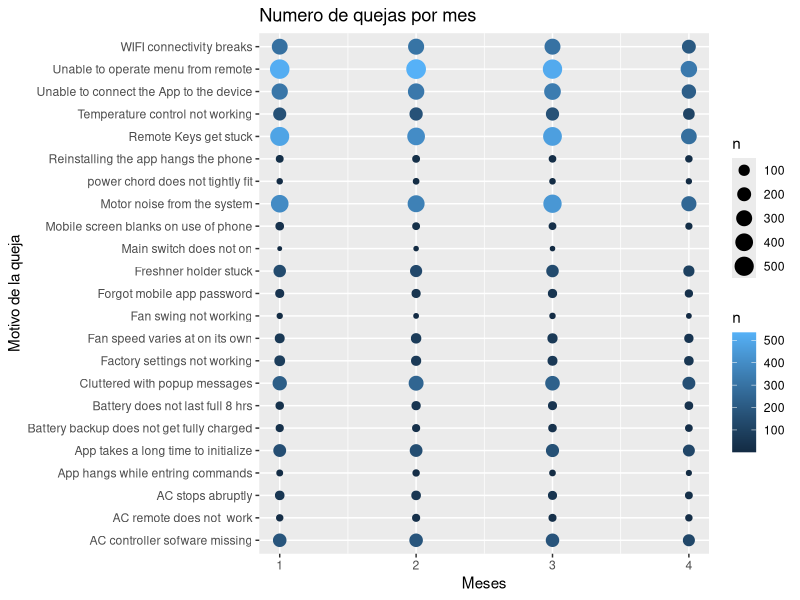
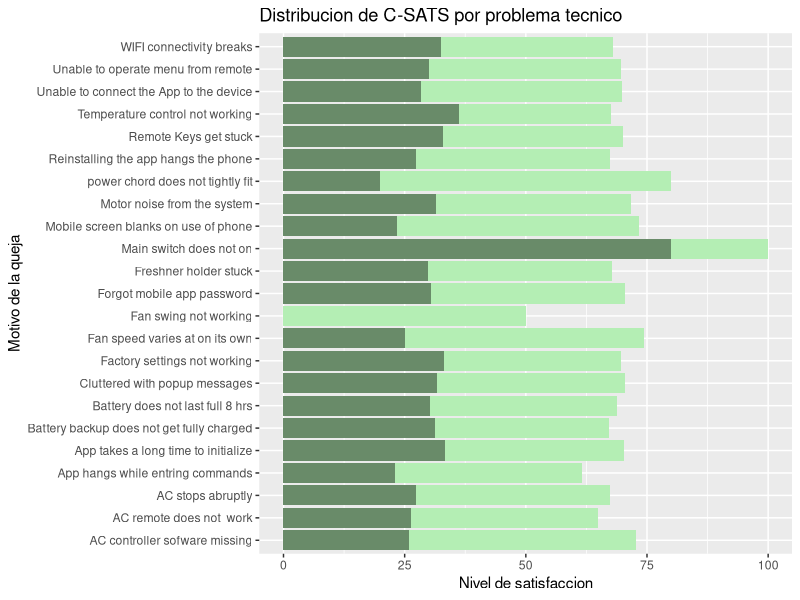
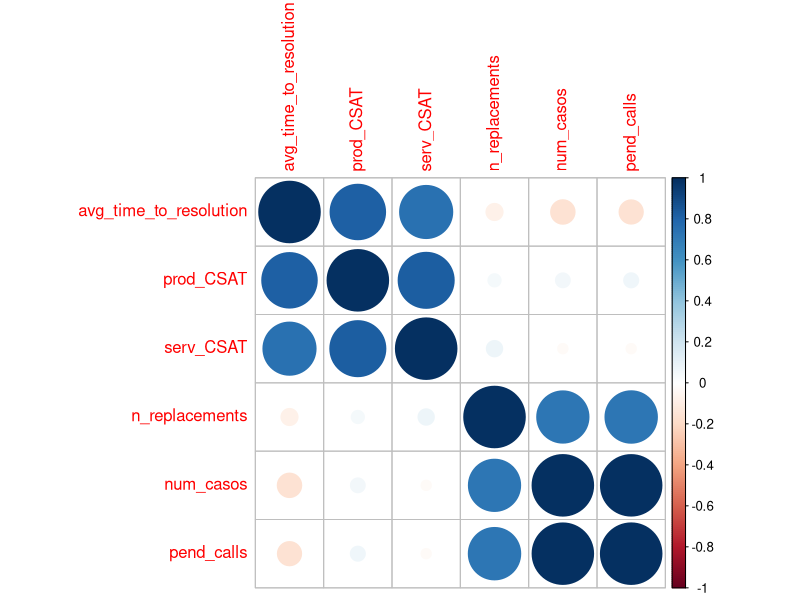
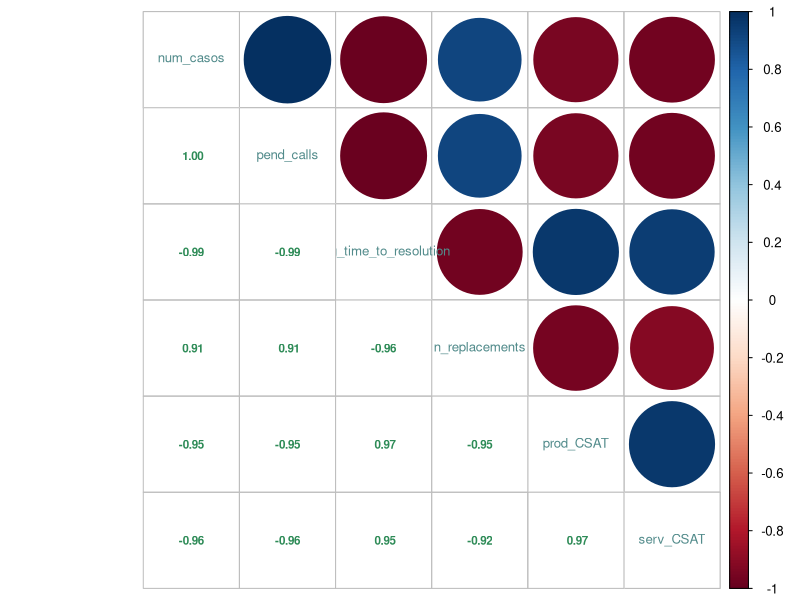

Here is the R script that generated these plots, in order: (Note: this script raises an error after producing the figures.)
# MÓDULO IV - SATISFACCIÓN DEL CONSUMIDOR CRM - CSAT
#* MARIANA BENJUMEA PALACIO - 930

#En este ejercicio estaremos trabajando con data típica que uno puede extraer del modulo de Support Service
#de un CRM sobre los problemas que se reportan con el producto o servicio
#Y contiene una encuesta de satisfaccion tanto para el producto como para el servicio brindado por el equipo de custome support

#Para completar el ejercicio deberan cargar las siguientes librerias: tidyverse, corrplot, psych
library(tidyverse)
library(corrplot)
library(psych)
library(ggplot2)
library(lubridate)

#PISTA: Las librerias de corrplot y psych fueron utilizadas en el ejercicio de Percepcion de Marca. 
#Pueden revisar ese script como referencia para esta tarea


#** PASO 1 **
#Cargamos el dataset "data_CRM.csv" eliminando columna 1 que es innecesaria
getwd()
setwd("C:/Users/marib/OneDrive/Documentos/EAE/Customer Analytics/Modulo 4")
data_CRM <- read.csv("data_CRM.csv", header = T, sep = ",")
data_CRM <- select(data_CRM, -X)


#Inspecciones en dataset con summary, describe y head para comprender la información que contiene, entender missing values en las columnas
summary(data_CRM)
head(data_CRM)
tail(data_CRM)
describe(data_CRM)
colnames(data_CRM)
str(data_CRM)

data_CRM$create_date<- data_CRM$create_date %>%
  as.Date("%Y-%m-%d")
str(data_CRM$create_date)
data_CRM$month <- month(data_CRM$create_date)
#* Analizo la data y descubro que la estructura de la columna create_date es tipo character, 
#* así que la convierto en tipo fecha y creo una columna mes para agrupar los datos por mes

complaint <- data.frame(table(data_CRM$complaint_reason)); complaint
#* Creo un nuevo data frame en el que reuno las 23 razones de queja encontradas en la data
#* inicial y su frecuncia de recurrencia


#Realicen un plot para entender la distribución de las quejas a lo largo del período, 
#selecciondo el tipo de gráfico más óptimo para representar la data
complaint_mes <- data_CRM %>% 
  select(month, complaint_reason) %>% 
  group_by(month) %>% 
  count(complaint_reason)

Grafico1 <- ggplot(complaint_mes, aes(x = month, y = complaint_reason))+  
  geom_point(aes(size = n, color = n)) +  
  labs(title = "Numero de quejas por mes", x = "Meses", y = "Motivo de la queja"); Grafico1 
#* Extraigo las columnas que me interesan para poder graficar comodamente que son:
#* month, complaint_reason y con esta data me cuenta el número de veces que se repite
#* una queja en cada mes



#** PASO 2 **
#El dataset presenta todos los casos de los usuarios que han contactado con Customer Support en el período enero-abril 2020
#Pero nos interesa hacer el análisis sobre complaint_reason, por lo cual es necesario crear un nuevo dataset, 
#agrupar los datos por complaint_reason y realizar las siguientes operaciones para las columnas relevantes: 
data_CRM2 <- data_CRM %>% 
  group_by(complaint_reason)


#generar una columna que cuente la cantidad de llamadas para cada tipo de complaint_reason llamada "num_casos"
data_CRM2 <- data_CRM %>% 
  group_by(complaint_reason) %>%
  summarise(num_casos = length(complaint_reason))


#generar una columna que cuente la cantidad de llamadas pendientes para cada tipo de complaint_reason contando la cantidad de "y" llamada pend_calls
data_CRM2 <- data_CRM %>% 
  group_by(complaint_reason) %>%
  summarise(num_casos = length(complaint_reason),
            pend_calls = sum(pending_call == 'y'))


#calcular el promedio de time_to_resolution_min para cada tipo de complaint_reason en una columna nueva llamada avg_time_to_resolution
data_CRM2 <- data_CRM %>% 
  group_by(complaint_reason) %>%
  summarise(num_casos = length(complaint_reason),
            pend_calls = sum(pending_call == "y"),
            avg_time_to_resolution = mean(time_to_resolution_min))
  

#generar una columna que cuente la cantidad de need_replace para cada tipo de complaint_reason contando la cantidad de "TRUE" llamada n_replacements
data_CRM2 <- data_CRM %>% 
  group_by(complaint_reason) %>%
  summarise(num_casos = length(complaint_reason),
            pend_calls = sum(pending_call == "y"),
            avg_time_to_resolution = mean(time_to_resolution_min),
            n_replacements = sum(need_replace == TRUE))


#generar una nueva columna que calcule el Prod_CSAT para cada tipo de complaint_reason en una columna nueva llamada Prod_CSAT
data_CRM$prodCSAT1[data_CRM$ProdCSAT == "4" | data_CRM$ProdCSAT =="5"] <- 1
data_CRM$servCSAT1[data_CRM$ServCSAT == "4" | data_CRM$ServCSAT =="5"] <- 1
#* Creo 2 nuevas columnas al interior de nuestro dataframe inicial, donde evaluo  el producto
#* y el servicio del CSAT, para que todo los datos sean iguales a 4 o 5 con el fin de calcular 
#* y crear las nuevas columnas necesarias para el CSAT

data_CRM2 <- data_CRM %>% 
  group_by(complaint_reason) %>%
  summarise(num_casos = length(complaint_reason),
            pend_calls = sum(pending_call == "y"),
            avg_time_to_resolution = mean(time_to_resolution_min),
            n_replacements = sum(need_replace == TRUE),
            prod_CSAT=((sum(prodCSAT1, na.rm = T)/sum(ProdCSAT>0, na.rm = T))*100))


#generar una nueva columna que calcule el Serv_CSAT para cada tipo de complaint_reason en una columna nueva llamada Serv_CSAT
data_CRM2 <- data_CRM %>% 
  group_by(complaint_reason) %>%
  summarise(num_casos = length(complaint_reason),
            pend_calls = sum(pending_call == "y"),
            avg_time_to_resolution = mean(time_to_resolution_min),
            n_replacements = sum(need_replace == TRUE),
            prod_CSAT = ((sum(prodCSAT1, na.rm = T) / sum(ProdCSAT > 0, na.rm = T))*100),
            serv_CSAT = ((sum(servCSAT1, na.rm = T) / sum(ServCSAT > 0, na.rm = T))*100))


#De esta forma el dataset nuevo debe contener las siguientes columnas: complaint_reason, num_casos, pend_calls, 
#avg_time_to_resolution, n_replacements, Prod_CSAT, Serv_CSAT
view(data_CRM2)
colnames(data_CRM2)
unique(data_CRM2)



#** PASO 3 **
#Seleccionar un plot idoneo para poder realizar una comparativa de C-SATs para cada problema técnico
#Justificar la selección de dicho plot brevemente
Grafico2 <- ggplot(data_CRM2)+ 
  geom_col(aes(x=serv_CSAT, y=complaint_reason), fill = "darkseagreen2") + 
  geom_col(aes(x=prod_CSAT, y=complaint_reason), fill = "darkseagreen4") + 
  xlab("Nivel de satisfaccion") + 
  ylab("Motivo de la queja") + 
  ggtitle("Distribucion de C-SATS por problema tecnico"); Grafico2 
#* Use un grafico de columnas porque es la forma mas facil de poder visualizar los motivos de 
#* las quejas y lograr diferenciar por colores el nivel de satisfaccion de los clientes 



#** PASO 4 **
#Realizar una correlación entre las variables numéricas y analizar si existen correlaciones fuertes entre
#alguna de las variables presentadas. 
#las funciones de correlación poseen un argumento llamado use que permite excluir los NA para que el computo sea
#posible. Para ello incluyan como argumento use = "complete.obs" ya que por default es use = "everything" 
#¿La columna de Serv_CSAT muestra correlaciones con alguna otra columna?
correlacion <- cor(data_CRM2[,2:7])
Grafico3 <- corrplot(correlacion, order = "hclust", use = "complete.obs")
#* Las correlaciones fuertes que se pueden apreciar son: serv_csat con prod_csat; serv_csar~tiempo_promedio_resolucion;
#* numero de caso~n_reemplazo; pend_call~n_reemplazo; serv_cssat~prod_csat

#* Otras correlaciones que existe  al interior de los datos son:
#* variables las cuales tambien son positivas  y altas:
#* Num_casos y replacemente
#* Num_casos y pendind call
#* pendind call y replacement
#* Time to resolution y prod_csat

cor(data_CRM2$avg_time_to_resolution, data_CRM2$serv_CSAT,use = "complete.obs")
#* Existe una correlacion de 0.75 (74%) entre las variables de tiempo de resolucion 
#* y satisfaccion del servicio

cor(data_CRM2$num_casos, data_CRM2$serv_CSAT,use = "complete.obs")
#* Existe una correlacion negativa de -0.02 (2%) entre las variables de numero de casos 
#* y satisfaccion del servicio


#Inspeccionen la funcion cor.test para entender su funcionamiento y apliquenla sobre aquellas correlaciones
#que ustedes opinaron anteriormente que tienen correlación con la columna de Serv_CSAT para verificar si su hipotesis es correcta
#IMPORTANTE: pueden explorar los diferentes métodos, pero el que utilizamos de forma genérica es pearson
##a su vez es importante que comprendan y utilicen el argumento exact con lógica FALSE
?cor.test
cor.test(data_CRM2$avg_time_to_resolution, data_CRM2$serv_CSAT, 
         use = "complete.obs",
         method = 'pearson',
         exact = FALSE )
#* Obtenemos una correlacion positiva de 0.745 (74.5%) entre el tiempo promedio resolucion y 
#* la satisfaccion del servicio. Con un p-value de 4.431e-05 el cual nos indica que tomamos 
#* la hipotesis alterna y con un intervalo de confianza de (0,48, 0,88)


cor.test(data_CRM2$num_casos, data_CRM2$serv_CSAT,
         use = "complete.obs",
         method='pearson',
         exact=FALSE)
#* Obtenemos una correlacion negativa de -0.028 (2,8%) entre el numero de casos y la 
#* satisfaccion percibida del servicio. Con un p-value de 0.89 por lo que debemos rechazar la
#* hipotesis nula, ya que es mayor a 0,05 y se comprueba que el intervalo de confianza es de
#* (-0,43 , 0,38), por lo que toma valor cero (0). Por lo que podemos  decir que a mayor numero 
#* de quejas, menor sera la satisfaccion del cliente. 


#Por último utilicen la función corrplot.mixed() para realizar el plot de todas las correlaciones juntas
#Intenten utilizar algunas de las opciones que presenta para embellecer el gráfico (colores, formas, tamaños, etc)
#La forma de aplicación sería corrplot.mixed(corr = (correlacion que quieren hacer con sus argumentos incluido use = "complete.obs")) 
#y el resto de argumentos que quieran incluir
Grafico4 <- corrplot.mixed(cor(correlacion, use ="complete.obs"),
                           tl.col = "darkslategray4", 
                           lower.col = "seagreen",
                           number.cex = .7,
                           tl.cex=0.8,
                           upper =  "circle"); Grafico4

Grafico5 <- corrplot(cor(Correlacion, use ="complete.obs"),
                     tl.col = "palegreen4", 
                     number.cex = .7,
                     tl.cex=0.8,
                     method =  "ellipse"); Grafico5 



#** PASO 5 **
#Repetir el paso 4 pero enfocando el analisis en la columna Prod_CSAT en vez de Serv_CSAT: realicen hipotesis sobre correlaciones,
#apliquen cor.test para validarlas y corrplot.mixed() para representarlo.

cor.test(data_CRM2$num_casos, data_CRM2$prod_CSAT,use = "complete.obs",
         method='pearson',
         exact=FALSE)
#* Al realizar el analisis de correlacion entre las variables prod_CSAT y Serv_CSAT, podemos 
#* determinar que obtenemos una correlacion positiva de 0,058 (5,8%) entre el numero de casos y 
#* el producto. Con un p-value de 0,79 lo que debemos rechazar la hipotesis nula, ya que es mayor 
#* a 0,05 y se comprueba que el intervalo de confianza de 95% es de (-0,36 , 0,45), por lo que toma valor 
#* cero (0). 


cor.test(data_CRM2$pend_calls,data_CRM2$prod_CSAT,use = "complete.obs",
         method='pearson',
         exact=FALSE)
#* Al realizar el analisis de correlacion entre las variables prod_CSAT y Serv_CSAT, podemos 
#* determinar que obtenemos una correlacion positiva de 0,06 (6%) entre el numero de casos y 
#* el producto. Con un p-value de 0,785 lo que debemos rechazar la hipotesis nula, ya que es mayor 
#* a 0,05 y se comprueba que el intervalo de confianza de 95% es de (-0,36 , 0,46), por lo que toma valor 
#* cero (0). 
#*No podemos afirmar la hipotesis ya que, en ambos casos, la correlacion entre variables es menor al 10%. 

Grafico6 <- corrplot.mixed(cor(Correlacion, use ="complete.obs"),
                           tl.col = "red", 
                           lower.col = "black",
                           number.cex = .7,
                           tl.cex=0.8,
                           upper =  "square"); Grafico6

#####################################